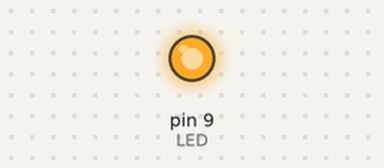
This sketch was run on a simulated Arduino Uno, built with avr-gcc and run on an emulated ATmega328P. On the bench: output pins drawn as LEDs (lit = HIGH).

Above: at 0.05 s.
Timing chart, 0 to 7.2 s (numbered marks = the images above):
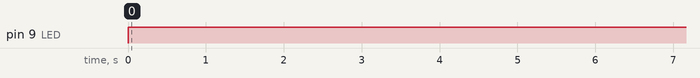

Measured:
- by itself, pin 9 (LED): LOW → HIGH at 0.00 s
- by itself, everything shown: repeats every 11.0 s, in 32 steps

The sketch:

task2.5.ino
```cpp
const int LED=9;

void setup() {
  pinMode(LED, OUTPUT);
}

void loop() {
  for (int i = 100; i <= 1000; i+=100) {
    digitalWrite(LED, HIGH);
    delay(i);
    digitalWrite(LED, LOW);
    delay(1);
  }
}
```
